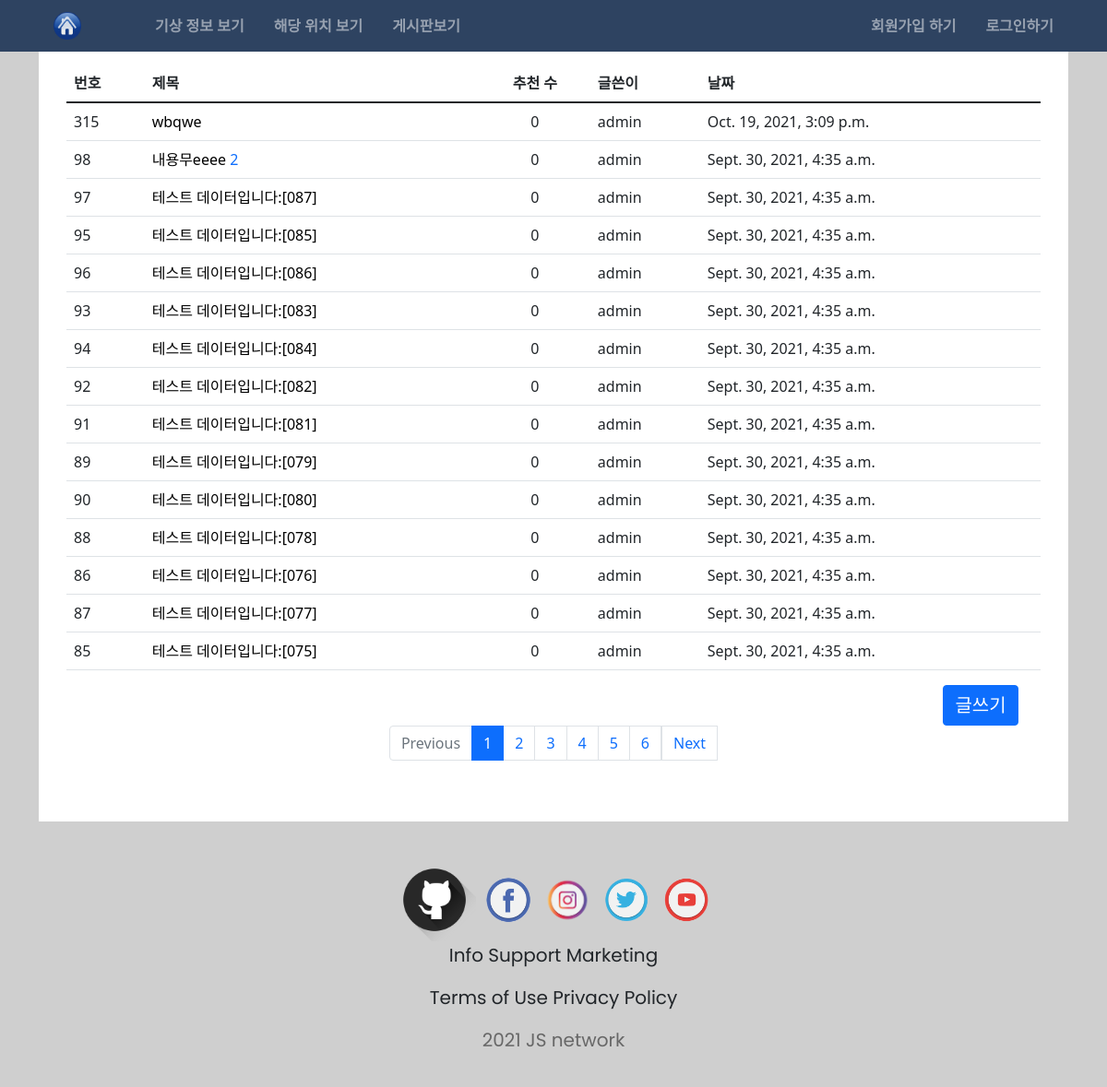
Page /board/ on the earlier database version.
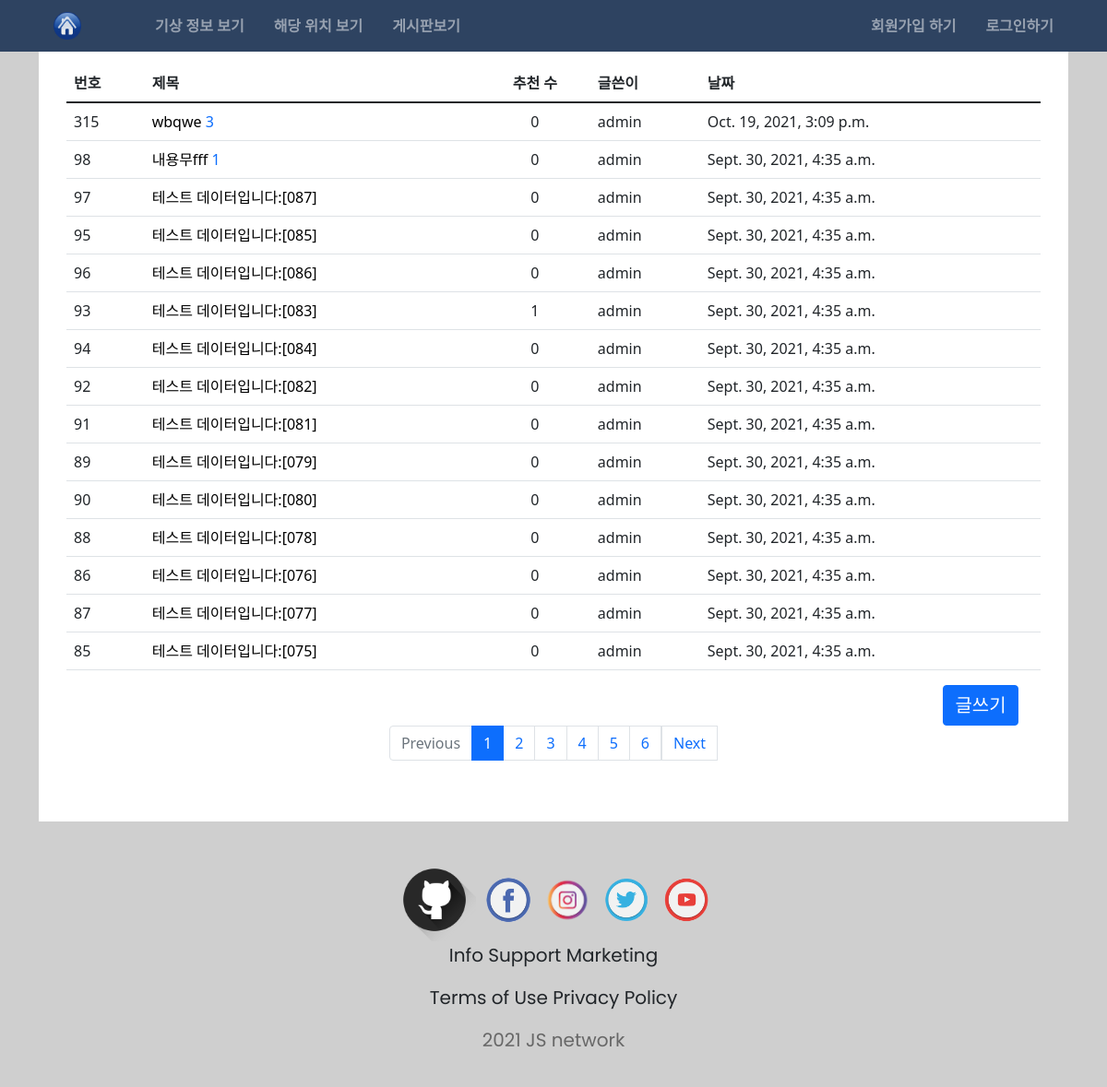
Same page on the later database version.
### board/models.py (models this page shows, shortened)
class Question(models.Model):
  subject = models.CharField(max_length=200)
  content = models.TextField()
  create_date = models.DateTimeField()
  author = models.ForeignKey(User,on_delete=models.CASCADE, related_name='quthor_question')
  modify_date = models.DateTimeField(null=True, blank=True)
  voter = models.ManyToManyField(User,related_name='voter_question')

### board/views/base_views.py (the view)
# urls.py: path('', base_views.index, name='index'),
def index(request):
  question_list = Question.objects.order_by('-create_date')
  page_match_page = request.GET.get('page')
  one_page_dang = Paginator(question_list,15)
  page_obj = one_page_dang.get_page(page_match_page)
  context = {'question_list':page_obj}
  return render(request,'board/index.html',context)

### templates/board/index.html
{% extends 'base.html' %}
{% block content %}
  <div class="container">
    <div class="main-wall">
      <table class="table">
        <thead>
          <tr>
            <th>번호</th>
            <th>제목</th>
            <th style="text-align:center;">추천 수</th>
            <th>글쓴이</th>
            <th>날짜</th>
          </tr>
        </thead>
        <tbody>
          {% for question in question_list %}
            <tr>
              <td>{{ question.id }}</td>
              <td>
                <a href="{% url 'board:detail' question.id %}" class="text-decoration-none t-obj">{{ question.subject }}</a>
                {% if question.answer_set.count > 0 %}
                  <span class="text-primary">{{ question.answer_set.count }}</span>
                {% endif %}
              </td>
              <td style="text-align:center;"><span class="text-center align-content-center">{{ question.voter.count }}</span></td>
              <td>{{ question.author }}</td>
              <td>{{ question.create_date }}</td>
            </tr>
          {% endfor %}
        </tbody>
      </table>
        <a style="margin-left: 90%; font-size:20px;" href="{% url 'board:question_create' %}" class="btn btn-primary">글쓰기</a>
      <ul class="pagination justify-content-center">
        {% if question_list.has_previous %}
          <li class="page-item">
            <a class="page-link" href="?page={{ question_list.previous_page_number }}">Previous</a>
          </li>
        {% else %}
          <li class="page-item disabled">
            <a class="page-link disabled" href="#">Previous</a>
          </li>
        {% endif %}
        {% for page_number in question_list.paginator.page_range %}
          {% if page_number >= question_list.number|add:-5 and page_number <= question_list.number|add:5 %}
            {% if page_number == question_list.number %}
              <li class="page-item active">
                <a class="page-link" href="?page={{ page_number }}">{{ page_number }}</a>
              </li>
            {% else %}
              <li class="page-item">
                <a class="page-link" href="?page={{ page_number }}">{{ page_number }}</a>
              </li>
            {% endif %}
          {% endif %}
        {% endfor %}
        {% if question_list.has_next %}
          <li>
            <a class="page-link" href="?page={{ question_list.next_page_number }}">Next</a>
          </li>
        {% else %}
          <li>
            <a class="page-link disabled" href="#">Next</a>
          </li>
        {% endif %}
      </ul>
    </div>
  </div>
  <footer>
    {% include 'footer.html' %}
  </footer>
{% endblock content %}

Differences in the rows shown:
shown differently, row unchanged: Question "wbqwe": answer_set.count (not shown) → "3"
changed Question id 98: subject "내용무eeee" → "내용무fff"; answer_set.count "2" → "1"
computed for Question "테스트 데이터입니다:[083]": voter.count "0" → "1"
